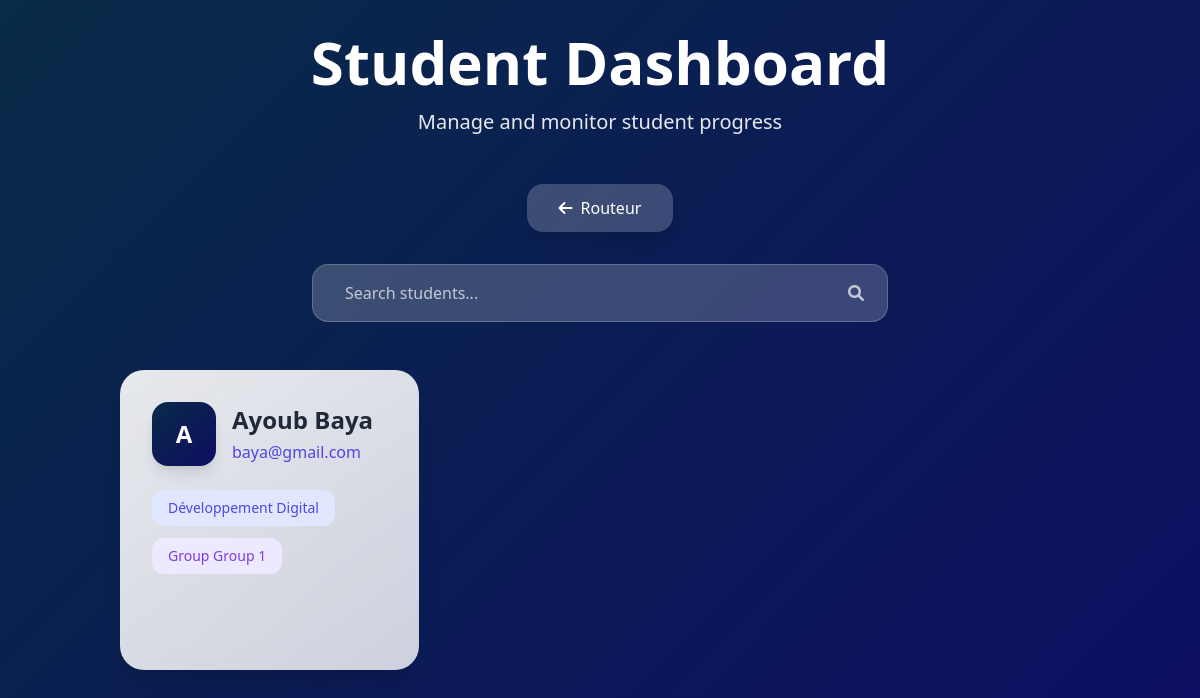
/allstudent.php (signed in), run on the app's committed database.
### tables this page shows
CREATE TABLE IF NOT EXISTS users (
    user_id INT AUTO_INCREMENT PRIMARY KEY,
    first_name VARCHAR(100) NOT NULL,
    last_name VARCHAR(100) NOT NULL,
    email VARCHAR(150) UNIQUE NOT NULL,
    password VARCHAR(255) NOT NULL,
    user_type ENUM('admin', 'teacher', 'student') NOT NULL DEFAULT 'student',
    filiere_id INT,
    group_id INT,
    status ENUM('pending', 'accepted', 'rejected') NOT NULL DEFAULT 'pending',
    created_at TIMESTAMP DEFAULT CURRENT_TIMESTAMP,
    updated_at TIMESTAMP DEFAULT CURRENT_TIMESTAMP ON UPDATE CURRENT_TIMESTAMP,
    FOREIGN KEY (filiere_id) REFERENCES filieres(id) ON DELETE SET NULL,
    FOREIGN KEY (group_id) REFERENCES student_groups(id) ON DELETE SET NULL
);

CREATE TABLE IF NOT EXISTS filieres (
    id INT AUTO_INCREMENT PRIMARY KEY,
    name VARCHAR(100) NOT NULL UNIQUE,
    description TEXT,
    created_at TIMESTAMP DEFAULT CURRENT_TIMESTAMP,
    updated_at TIMESTAMP DEFAULT CURRENT_TIMESTAMP ON UPDATE CURRENT_TIMESTAMP
);

CREATE TABLE IF NOT EXISTS student_groups (
    id INT AUTO_INCREMENT PRIMARY KEY,
    name VARCHAR(50) NOT NULL UNIQUE,
    description TEXT,
    filiere_id INT,
    created_at TIMESTAMP DEFAULT CURRENT_TIMESTAMP,
    updated_at TIMESTAMP DEFAULT CURRENT_TIMESTAMP ON UPDATE CURRENT_TIMESTAMP,
    FOREIGN KEY (filiere_id) REFERENCES filieres(id) ON DELETE SET NULL
);

### allstudent.php (the view, shortened to what this page needs)
<?php
require_once 'config.php';
try {
    $pdo->setAttribute(PDO::ATTR_ERRMODE, PDO::ERRMODE_EXCEPTION);
} catch (PDOException $e) {
    die("Database connection failed: " . $e->getMessage());
}
$sql = "SELECT u.user_id, u.first_name, u.last_name, u.email,
               f.name AS filiere_name, g.name AS group_name
        FROM users u
        LEFT JOIN filieres f ON u.filiere_id = f.id
        LEFT JOIN student_groups g ON u.group_id = g.id
        WHERE u.status = 'accepted' AND u.user_type = 'student'";
$stmt = $pdo->query($sql);
$students = $stmt->fetchAll(PDO::FETCH_ASSOC);
?>
<!DOCTYPE html>
<html lang="en">
<head>
    <link href="https://cdnjs.cloudflare.com/ajax/libs/tailwindcss/2.2.19/tailwind.min.css" rel="stylesheet">
    <link href="https://cdnjs.cloudflare.com/ajax/libs/font-awesome/6.0.0/css/all.min.css" rel="stylesheet">
    <link href="https://cdnjs.cloudflare.com/ajax/libs/animate.css/4.1.1/animate.min.css" rel="stylesheet">
</head>
<body class="custom-gradient min-h-screen">
    <div class="container mx-auto p-8">
        <div class="text-center mb-12">
            <h1 class="text-6xl font-extrabold text-white mb-4 initial-animation">
                Student Dashboard
            </h1>
            <p class="text-white text-opacity-90 text-xl initial-animation" style="animation-delay: 0.2s">
                Manage and monitor student progress
            </p>
        </div>
        <div class="flex justify-center mb-8">
            <a href="teacher.php"
               class="px-8 py-3 bg-white bg-opacity-20 text-white rounded-2xl hover:bg-opacity-30 transition-all duration-300
                      flex items-center space-x-2 shadow-lg hover:shadow-xl">
                <i class="fas fa-arrow-left"></i>
                <span>Routeur</span>
            </a>
        </div>
        <div class="max-w-xl mx-auto mb-12 initial-animation" style="animation-delay: 0.3s">
            <div class="relative">
                <input type="text"
                       id="searchInput"
                       placeholder="Search students..."
                       class="w-full px-8 py-4 rounded-2xl bg-white bg-opacity-20 border border-white border-opacity-20
                              text-white placeholder-white placeholder-opacity-70 focus:outline-none focus:ring-4
                              focus:ring-white focus:ring-opacity-30 transition-all duration-300">
                <i class="fas fa-search absolute right-6 top-1/2 transform -translate-y-1/2 text-white text-opacity-70"></i>
            </div>
        </div>
        <div class="grid md:grid-cols-2 lg:grid-cols-3 gap-8" id="studentsContainer">
            <?php foreach ($students as $index => $student): ?>
                <?php
                $delay = ($index % 9) * 0.1;
                ?>
                <div class="student-card card-gradient rounded-3xl overflow-hidden shadow-xl initial-animation hover-trigger"
                     data-student-id="<?php echo $student['user_id']; ?>"
                     style="animation-delay: <?php echo 0.4 + $delay; ?>s">
                    <div class="p-8">
                        <div class="flex items-start justify-between mb-6">
                            <div class="flex items-center space-x-4">
                                <div class="w-16 h-16 rounded-2xl custom-gradient flex items-center justify-center
                                            text-white text-2xl font-bold shadow-lg">
                                    <?php echo strtoupper(substr($student['first_name'], 0, 1)); ?>
                                </div>
                                <div>
                                    <h3 class="text-2xl font-bold text-gray-800 mb-1">
                                        <?php echo htmlspecialchars($student['first_name'] . ' ' . $student['last_name']); ?>
                                    </h3>
                                    <p class="text-indigo-600 font-medium">
                                        <?php echo htmlspecialchars($student['email']); ?>
                                    </p>
                                </div>
                            </div>
                        </div>
                        <div class="space-y-4">
                            <div class="flex flex-wrap gap-3">
                                <span class="px-4 py-2 rounded-xl bg-indigo-100 text-indigo-600 font-medium text-sm">
                                    <?php echo htmlspecialchars($student['filiere_name'] ?? 'Not specified'); ?>
                                </span>
                                <span class="px-4 py-2 rounded-xl bg-purple-100 text-purple-600 font-medium text-sm">
                                    Group <?php echo htmlspecialchars($student['group_name'] ?? 'Not assigned'); ?>
                                </span>
                            </div>
                        </div>
                    </div>
                </div>
            <?php endforeach; ?>
        </div>
    </div>
</body>
</html>

### allstudent.php (style rules this page uses)
.custom-gradient { background: linear-gradient(135deg, rgb(8, 43, 71) 0%, rgb(14, 13, 99) 100%); }
.card-gradient { background: linear-gradient(145deg, rgba(255, 255, 255, 0.9), rgba(255, 255, 255, 0.8)); backdrop-filter: blur(10px); }
.student-card { transition: all 0.4s cubic-bezier(0.4, 0, 0.2, 1); }
.initial-animation { animation: fadeScale 0.6s cubic-bezier(0.4, 0, 0.2, 1) forwards; }

### data on the page
users: first_name "A", first_name+last_name "Ayoub Baya", email "baya@gmail.com", filiere.name "Développement Digital", group.name "Group 1"
